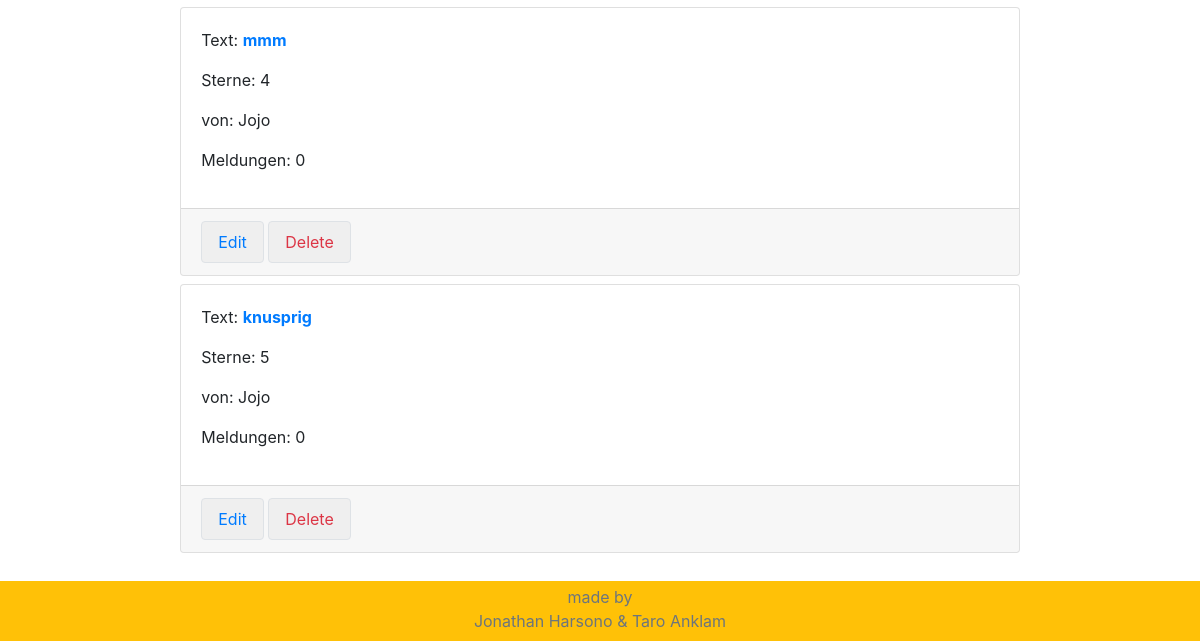
Before: /customerservice/manage/comment/ (signed in, lower part) with the older database file.
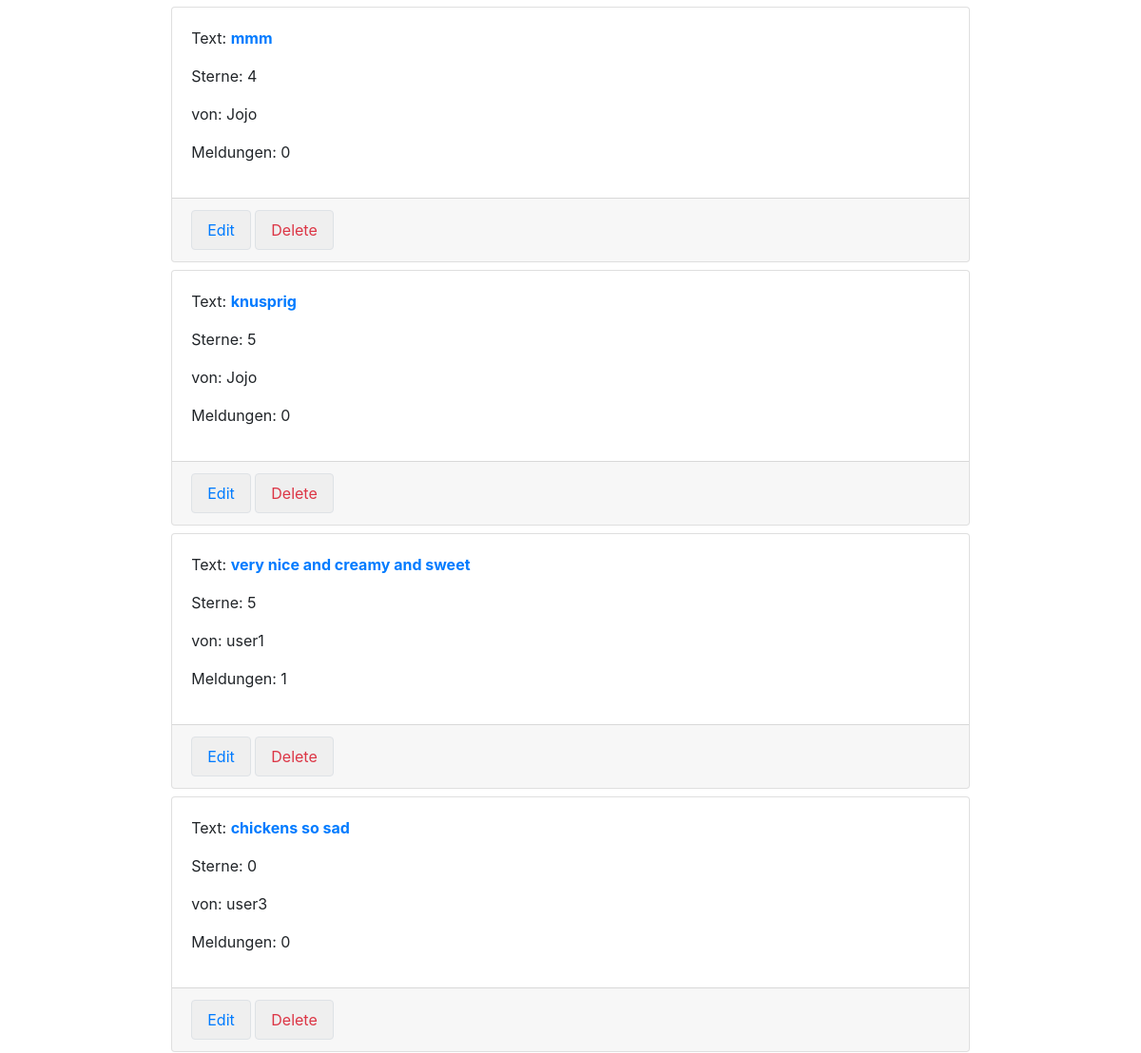
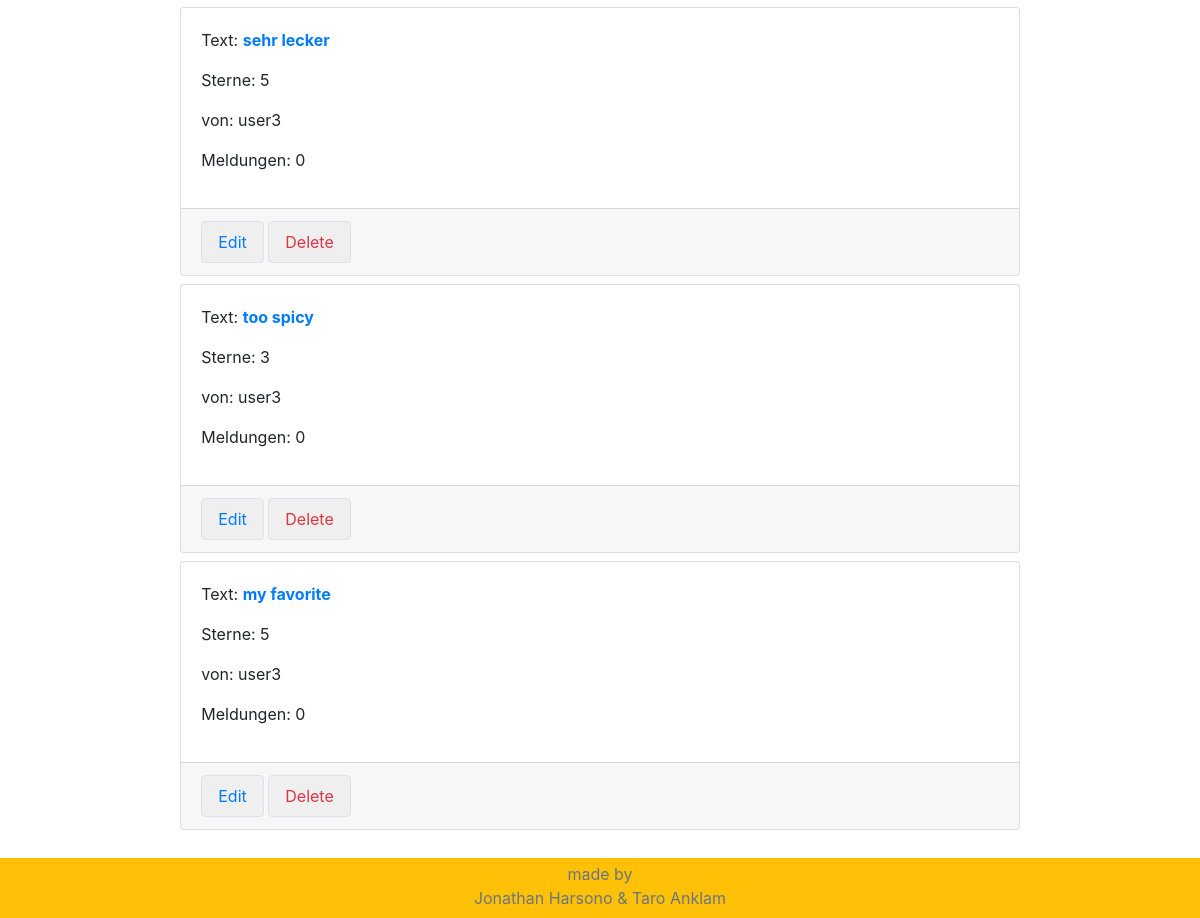
After: the same page with the newer database file (2 pictures, top to bottom).
### Snacks/models.py (models this page shows, shortened)
class Comment(models.Model):
    STERN_BEWERTUNG = [tuple([x, x]) for x in range(0, 6)]
    text = models.TextField(max_length=500)
    sternbewertung = models.IntegerField(choices=STERN_BEWERTUNG, default=5)
    poster = models.ForeignKey(settings.AUTH_USER_MODEL,
                               on_delete=models.CASCADE,
                               related_name='Poster',
                               related_query_name='Posters'
                               )
    timestamp = models.DateTimeField(auto_now_add=True)
    snack = models.ForeignKey(Snack, on_delete=models.CASCADE)
    class Meta:
        ordering = ['timestamp']
        verbose_name = 'Comment'
        verbose_name_plural = 'Comments'
    def get_reports_count(self):
        reports = Report.objects.filter(comment=self)
        return len(reports)

### Useradmin/models.py (models this page shows, shortened)
class MyUser(AbstractUser):
    USER_TYPES = [
        ('SU', 'superuser'),
        ('CS', 'customer service'),
        ('CU', 'customer'),
    ]
    date_of_birth = models.DateField(default=get_date_20_years_ago())  # Default is 20 years old
    profile_picture = models.ImageField(upload_to='profile_pictures/', blank=True, null=True)
    some_file = models.FileField(upload_to='uploaded_files/', blank=True, null=True)
    type = models.CharField(max_length=2,
                            choices=USER_TYPES,
                            default='CU')
    def is_superuser_or_staff(self):
        return self.is_superuser or self.is_staff
    def can_delete(self):
        return self.is_superuser_or_staff()
    def count_shopping_cart_items(self):
        count = 0
        if self.is_authenticated:
            shopping_carts = ShoppingCart.objects.filter(benutzer=self)
            if shopping_carts:
                shopping_cart = shopping_carts.first()
                count = shopping_cart.get_number_of_items()
            else:
                ShoppingCart.objects.create(benutzer=self)
        return count

### Customerservice/views.py (the view, shortened to what this page needs)
# urls.py: path('manage/comment/', views.comment_manage_view, name='comment-manage'),
def comment_manage_view(request):
    all_the_comments = Comment.objects.all()
    can_delete = False
    myuser = request.user
    delete_button_clicked = False
    the_comment = 0
    the_id = 0
    if not myuser.is_anonymous:
        can_delete = myuser.can_delete()
    context = {
        'all_the_comments': all_the_comments,
        'can_delete': can_delete,
        'delete_button_clicked': delete_button_clicked,
        'the_comment': the_comment
    }
    return render(request, 'comment-manage.html', context)

### Shoppingcart/models.py (called while the page is built)
    def get_number_of_items(self):
        number_of_items = 0
        shopping_cart_items = ShoppingCartItem.objects.filter(shopping_cart=self)
        for item in shopping_cart_items:
            number_of_items += item.menge
        return number_of_items

### Customerservice/templates/comment-manage.html (shortened to what this page needs)
{% extends 'home.html' %}
{% load static %}
{% block content %}
    {% if user.is_authenticated %}
        {% if not can_delete %}
            You are not authorized to manage comments.<br><br>
        {% else %}
            <div class="col-12 my-4">
                <div class="w-75 mx-auto">
                    <div class="row mx-auto">
                        {% if delete_button_clicked %}
                            <div class="col-12">
                                <div class="card m-1">
                                    <div class="card-body">
                                        <p>Text: <a
                                                href="{% url 'snack-detail' the_comment.snack.id %}"><b>{{ the_comment.text }}</b></a>
                                        </p>
                                        <p>Sterne: {{ the_comment.sternbewertung }}</p>
                                        <p>von: {{ the_comment.poster.username }}</p>
                                        <p>Meldungen:
                                            {{ the_comment.get_reports_count }}</p>
                                    </div>
                                    {% if can_delete %}
                                        <div class="card-footer">
                                            <form method="POST">
                                                {% csrf_token %}
                                                <input type="hidden" id="comment_id" name="comment_id"
                                                       value="{{ the_comment.id }}">
                                                <p><b>Are you sure?</b></p>
                                                <button class="border rounded btn-outline-danger px-3 py-2" type="submit" name="yes">Delete</button>
                                                <button class="border rounded btn-outline-dark px-3 py-2" type="submit" name="no">Cancel</button>
                                            </form>
                                        </div>
                                    {% endif %}
                                </div>
                            </div>
                        {% else %}
                            {% for comment in all_the_comments %}
                                <div class="col-12">
                                    <div class="card m-1">
                                        <div class="card-body">
                                            <p>Text: <a
                                                    href="{% url 'snack-detail' comment.snack.id %}"><b>{{ comment.text }}</b></a>
                                            </p>
                                            <p>Sterne: {{ comment.sternbewertung }}</p>
                                            <p>von: {{ comment.poster.username }}</p>
                                            <p>Meldungen: {{ comment.get_reports_count }}</p>
                                        </div>
                                        {% if can_delete %}
                                            <div class="card-footer">
                                                <form method="POST">
                                                    <button class="border rounded btn-outline-primary px-3 py-2"
                                                            type="submit" name="edit">Edit
                                                    </button>
                                                    <button class="border rounded btn-outline-danger px-3 py-2"
                                                            type="submit" name="delete">Delete
                                                    </button>
                                                </form>
                                            </div>
                                        {% endif %}
                                    </div>
                                </div>
                            {% endfor %}
                        {% endif %}
                    </div>
                </div>
            </div>
        {% endif %}
    {% endif %}
{% endblock %}

Changed rows visible on the page:
added Comment: text "very nice and creamy and sweet", sternbewertung "5", poster.username "user1", get_reports_count "1"
added Comment: text "chickens so sad", sternbewertung "0", poster.username "user3", get_reports_count "0"
added Comment: text "sehr lecker", sternbewertung "5", poster.username "user3", get_reports_count "0"
added Comment: text "too spicy", sternbewertung "3", poster.username "user3", get_reports_count "0"
added Comment: text "my favorite", sternbewertung "5", poster.username "user3", get_reports_count "0"
